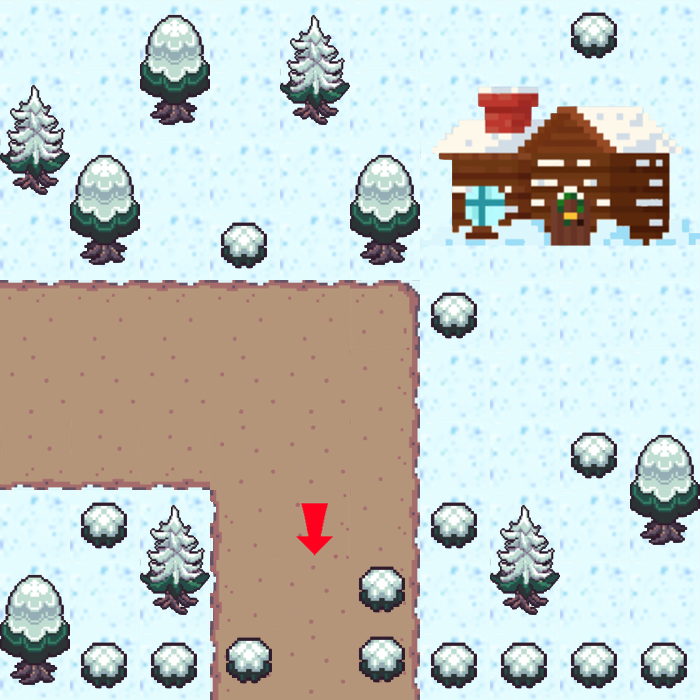

This game map was drawn from its Tiled (.tmx) file and the tilesets committed beside it. A one-line description and the trimmed map source follow:
An orthogonal 10x10 tile map with 70x70 px tiles, 1 tile layer (Слой тайлов 1).

<map version="1.10" tiledversion="1.10.2" orientation="orthogonal" renderorder="right-down" width="10" height="10" tilewidth="70" tileheight="70" infinite="0" nextlayerid="2" nextobjectid="1">
 <tileset firstgid="1" source="bckg.tsx" />
 <layer id="1" name="Слой тайлов 1" width="10" height="10">
  <data>[100 cells, 100 non-empty, 27 distinct tile ids]</data>
 </layer>
</map>
